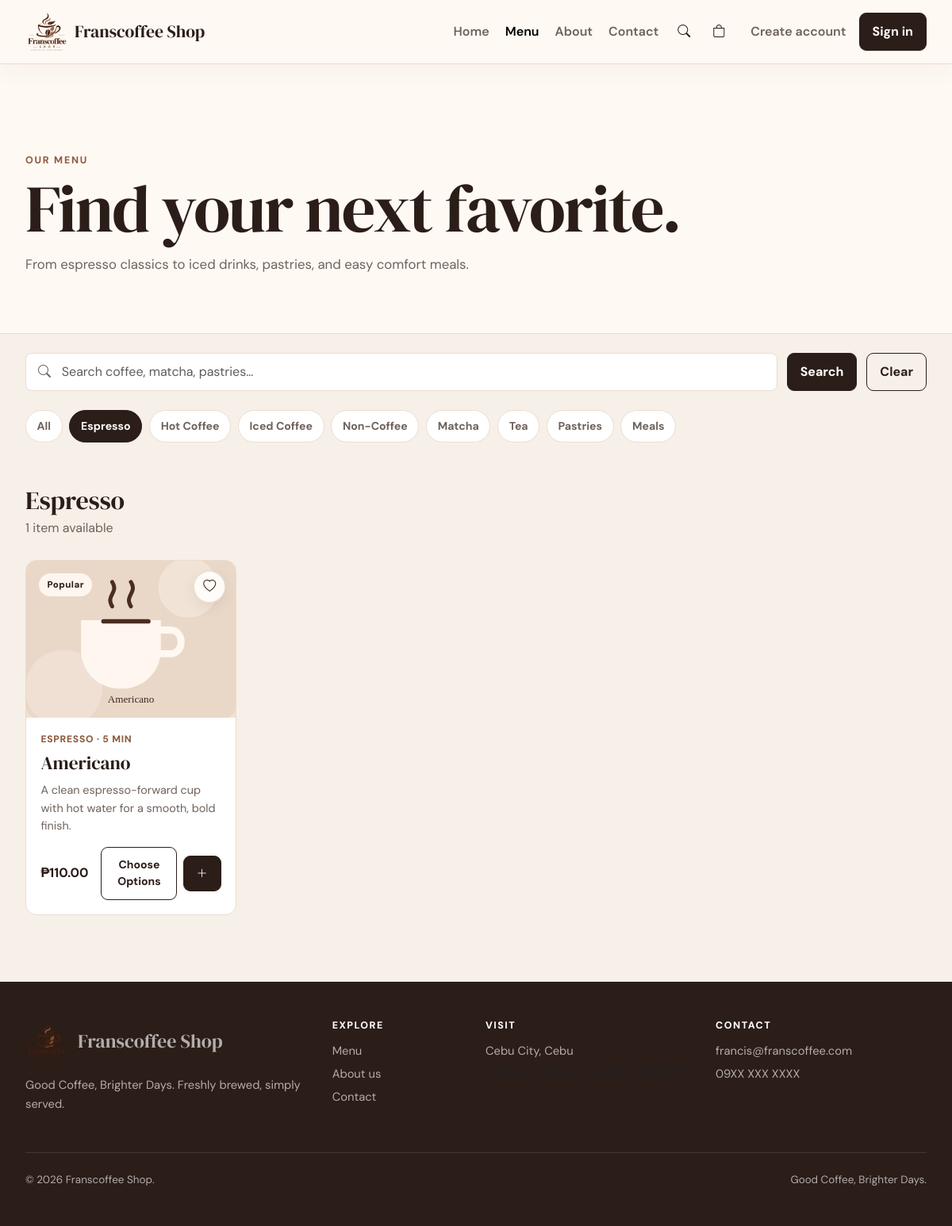
/menu.php?category=espresso, run on the app's committed database.
### tables this page shows
CREATE TABLE categories (
    id BIGINT UNSIGNED AUTO_INCREMENT PRIMARY KEY,
    name VARCHAR(100) NOT NULL UNIQUE,
    slug VARCHAR(120) NOT NULL UNIQUE,
    sort_order INT NOT NULL DEFAULT 0,
    is_active TINYINT(1) NOT NULL DEFAULT 1,
    created_at DATETIME NOT NULL DEFAULT CURRENT_TIMESTAMP,
    updated_at DATETIME NOT NULL DEFAULT CURRENT_TIMESTAMP ON UPDATE CURRENT_TIMESTAMP
);

CREATE TABLE products (
    id BIGINT UNSIGNED AUTO_INCREMENT PRIMARY KEY,
    category_id BIGINT UNSIGNED NOT NULL,
    name VARCHAR(140) NOT NULL,
    slug VARCHAR(160) NOT NULL UNIQUE,
    description TEXT NULL,
    base_price DECIMAL(10,2) NOT NULL DEFAULT 0,
    image_path VARCHAR(255) NULL,
    prep_minutes SMALLINT UNSIGNED NOT NULL DEFAULT 10,
    is_featured TINYINT(1) NOT NULL DEFAULT 0,
    is_active TINYINT(1) NOT NULL DEFAULT 1,
    created_at DATETIME NOT NULL DEFAULT CURRENT_TIMESTAMP,
    updated_at DATETIME NOT NULL DEFAULT CURRENT_TIMESTAMP ON UPDATE CURRENT_TIMESTAMP,
    INDEX idx_products_category_active (category_id, is_active),
    CONSTRAINT fk_products_category FOREIGN KEY (category_id) REFERENCES categories(id)
);

### config.php (called while the page is built, shortened)
<?php
return [
    'app' => [
        'name' => 'Franscoffee Shop',
        'tagline' => 'Good Coffee, Brighter Days.',
        'base_url' => 'http://localhost/franscoffee',
        'timezone' => 'Asia/Manila',
        'environment' => 'local',
        'debug' => true,
    ],
    'database' => [
        'host' => '127.0.0.1',
        'port' => '3306',
        'name' => 'franscoffee',
        'username' => 'root',
        'password' => '',
        'charset' => 'utf8mb4',
    ],
    'session' => [
        'name' => 'franscoffee_session',
        'lifetime' => 7200,
    ],
    'auth' => [
        'reset_token_minutes' => 60,
        'max_login_attempts' => 5,
        'login_lock_seconds' => 60,
    ],
];

### includes/bootstrap.php (called while the page is built, shortened)
<?php
$APP_CONFIG = require __DIR__ . '/../config.php';
require_once __DIR__ . '/functions.php';
require_once __DIR__ . '/db.php';
require_once __DIR__ . '/storefront.php';
require_once __DIR__ . '/commerce.php';

### includes/functions.php (called while the page is built, shortened)
<?php
function app_config(?string $section = null): array
{
    global $APP_CONFIG;
    return $APP_CONFIG[$section] ?? [];
}
function e(?string $value): string
{
    return htmlspecialchars((string) $value, ENT_QUOTES, 'UTF-8');
}
function url(string $path = ''): string
{
    $base = rtrim((string) (app_config('app')['base_url'] ?? ''), '/');
    return $base . '/' . ltrim($path, '/');
}
function money(float $amount): string
{
    return '₱' . number_format($amount, 2);
}
function current_user(): ?array
{
    return $_SESSION['user'] ?? null;
}

### includes/storefront.php (called while the page is built, shortened)
<?php
function storefront_categories(bool $activeOnly = true): array
{
    $sql = 'SELECT id, name, slug, sort_order, is_active FROM categories';
    if ($activeOnly) {
        $sql .= ' WHERE is_active = 1';
    }
    $sql .= ' ORDER BY sort_order ASC, name ASC';
    return db()->query($sql)->fetchAll();
}
function storefront_products(array $filters = []): array
{
    $where = ['p.is_active = 1', 'c.is_active = 1'];
    $params = [];
    $category = trim((string) ($filters['category'] ?? ''));
    if ($category !== '') {
        $where[] = 'c.slug = :category';
        $params['category'] = $category;
    }
    $q = trim((string) ($filters['q'] ?? ''));
    $limit = max(1, min(100, (int) ($filters['limit'] ?? 100)));
    $sql = 'SELECT p.*, c.name AS category_name, c.slug AS category_slug '
        . 'FROM products p JOIN categories c ON c.id = p.category_id '
        . 'WHERE ' . implode(' AND ', $where)
        . ' ORDER BY p.is_featured DESC, c.sort_order ASC, p.name ASC '
        . 'LIMIT ' . $limit;
    $stmt = db()->prepare($sql);
    $stmt->execute($params);
    return $stmt->fetchAll();
}
function product_image_url(array $product): string
{
    $path = trim((string) ($product['image_path'] ?? ''));
    if (str_starts_with($path, 'assets/') || str_starts_with($path, 'uploads/')) {
        return url($path);
    }
    return asset('images/products/' . ltrim($path, '/'));
}
function shop_setting(string $key, string $default = ''): string
{
    static $settings = null;
    if (!is_array($settings)) {
        $settings = [];
        try {
            foreach (db()->query('SELECT setting_key, setting_value FROM settings')->fetchAll() as $row) {
                $settings[(string) $row['setting_key']] = (string) ($row['setting_value'] ?? '');
            }
        } catch (Throwable $e) {
            $settings = [];
        }
    }
    return array_key_exists($key, $settings) ? $settings[$key] : $default;
}

### includes/db.php (called while the page is built, shortened)
<?php
function db(): PDO
{
    static $pdo = null;
    if ($pdo instanceof PDO) {
        return $pdo;
    }
    $config = app_config('database');
    $dsn = sprintf(
        'mysql:host=%s;port=%s;dbname=%s;charset=%s',
        $config['host'],
        $config['port'],
        $config['name'],
        $config['charset']
    );
    $pdo = new PDO($dsn, $config['username'], $config['password'], [
        PDO::ATTR_ERRMODE => PDO::ERRMODE_EXCEPTION,
        PDO::ATTR_DEFAULT_FETCH_MODE => PDO::FETCH_ASSOC,
        PDO::ATTR_EMULATE_PREPARES => false,
    ]);
    return $pdo;
}

### includes/commerce.php (called while the page is built, shortened)
<?php
function cart_user_id(): ?int
{
    $user = current_user();
    if (!$user || ($user['role'] ?? '') !== 'CUSTOMER') {
        return null;
    }
    return (int) $user['id'];
}
function favorite_is_saved(int $productId, ?int $userId = null): bool
{
    $userId ??= cart_user_id();
    if (!$userId) return false;
    $stmt = db()->prepare('SELECT 1 FROM favorites WHERE user_id = :uid AND product_id = :pid LIMIT 1');
    $stmt->execute(['uid' => $userId, 'pid' => $productId]);
    return $stmt->fetchColumn() !== false;
}

### menu.php (the view, shortened to what this page needs)
<?php
require_once __DIR__ . '/includes/bootstrap.php';
$category = trim((string) ($_GET['category'] ?? ''));
$q = trim((string) ($_GET['q'] ?? ''));
$categories = storefront_categories();
$products = storefront_products(['category' => $category, 'q' => $q]);
require __DIR__ . '/includes/header.php';
require __DIR__ . '/includes/navbar.php';
?>
<main>
    <section class="page-hero page-hero-menu">
        <div class="container-fluid fc-container">
            <span class="eyebrow">OUR MENU</span>
            <h1>Find your next favorite.</h1>
            <p>From espresso classics to iced drinks, pastries, and easy comfort meals.</p>
        </div>
    </section>
    <section class="store-section pt-4" id="menu-search">
        <div class="container-fluid fc-container">
            <form class="menu-toolbar" method="get" action="<?= url('menu.php') ?>">
                <div class="menu-search-wrap">
                    <i class="bi bi-search"></i>
                    <input class="form-control" type="search" name="q" value="<?= e($q) ?>" placeholder="Search coffee, matcha, pastries…" aria-label="Search menu">
                </div>
                <button class="btn btn-coffee" type="submit">Search</button>
                <?php if ($q !== '' || $category !== ''): ?><a class="btn btn-outline-coffee" href="<?= url('menu.php') ?>">Clear</a><?php endif; ?>
            </form>
            <div class="menu-filter-row mt-4" role="navigation" aria-label="Menu categories">
                <a class="menu-filter <?= $category === '' ? 'active' : '' ?>" href="<?= url('menu.php' . ($q !== '' ? '?q=' . urlencode($q) : '')) ?>">All</a>
                <?php foreach ($categories as $item): ?>
                    <?php $query = ['category' => $item['slug']]; if ($q !== '') $query['q'] = $q; ?>
                    <a class="menu-filter <?= $category === $item['slug'] ? 'active' : '' ?>" href="<?= url('menu.php?' . http_build_query($query)) ?>"><?= e($item['name']) ?></a>
                <?php endforeach; ?>
            </div>
            <div class="menu-results-heading mt-5">
                <div>
                    <h2><?= $q !== '' ? 'Search results' : ($category !== '' ? e(ucwords(str_replace('-', ' ', $category))) : 'All menu items') ?></h2>
                    <p><?= count($products) ?> <?= count($products) === 1 ? 'item' : 'items' ?> available</p>
                </div>
            </div>
            <?php if ($products): ?>
                <div class="row g-4 mt-1">
                    <?php foreach ($products as $product): ?>
                        <div class="col-sm-6 col-lg-4 col-xl-3">
                            <article class="product-card h-100">
                                <form class="product-card-favorite" method="post" action="<?= url('actions/favorite.php') ?>">
                                    <button type="submit" aria-label="<?= favorite_is_saved((int) $product['id']) ? 'Remove from favorites' : 'Save to favorites' ?>"><i class="bi <?= favorite_is_saved((int) $product['id']) ? 'bi-heart-fill' : 'bi-heart' ?>"></i></button>
                                </form>
                                <a class="product-image-link" href="<?= url('product.php?slug=' . urlencode((string) $product['slug'])) ?>">
                                    <img src="<?= e(product_image_url($product)) ?>" alt="<?= e($product['name']) ?>">
                                    <?php if ((int) $product['is_featured'] === 1): ?><span class="product-badge">Popular</span><?php endif; ?>
                                </a>
                                <div class="product-card-body">
                                    <div class="product-meta"><?= e($product['category_name']) ?> · <?= (int) $product['prep_minutes'] ?> min</div>
                                    <h3><a href="<?= url('product.php?slug=' . urlencode((string) $product['slug'])) ?>"><?= e($product['name']) ?></a></h3>
                                    <p><?= e(mb_strimwidth((string) $product['description'], 0, 95, '…')) ?></p>
                                    <div class="product-card-footer">
                                        <strong><?= money((float) $product['base_price']) ?></strong>
                                        <div class="product-card-buttons">
                                            <a class="btn btn-sm btn-outline-coffee" href="<?= url('product.php?slug=' . urlencode((string) $product['slug'])) ?>">Choose Options</a>
                                            <form method="post" action="<?= url('actions/cart.php') ?>">
                                                <button class="btn btn-sm btn-coffee" type="submit" title="Quick add with default options"><i class="bi bi-plus-lg"></i></button>
                                            </form>
                                        </div>
                                    </div>
                                </div>
                            </article>
                        </div>
                    <?php endforeach; ?>
                </div>
            <?php endif; ?>
        </div>
    </section>
</main>
<?php require __DIR__ . '/includes/footer.php'; ?>

### data on the page
categories: name "Espresso"
categories: name "Hot Coffee"
categories: name "Iced Coffee"
categories: name "Non-Coffee"
categories: name "Matcha"
categories: name "Tea"
categories: name "Pastries"
categories: name "Meals"
products: image_path (picture), is_featured "Popular", category.name "ESPRESSO", prep_minutes "5", name "Americano", description "A clean espresso-forward cup with hot water for a smooth, bold finish.", base_price "₱110.00"

### other printed values
shop_setting('shop_name', 'Franscoffee Shop') "Franscoffee Shop"
str_replace('-', ' ', $category) "Espresso"
count($products) "1"
shop_setting('tagline', 'Good Coffee, Brighter Days.') "Good Coffee, Brighter Days."
shop_setting('store_address', 'Cebu City, Cebu') "Cebu City, Cebu"
shop_setting('contact_email', 'francis@franscoffee.com') "francis@franscoffee.com"
shop_setting('contact_phone', '09XX XXX XXXX') "09XX XXX XXXX"
